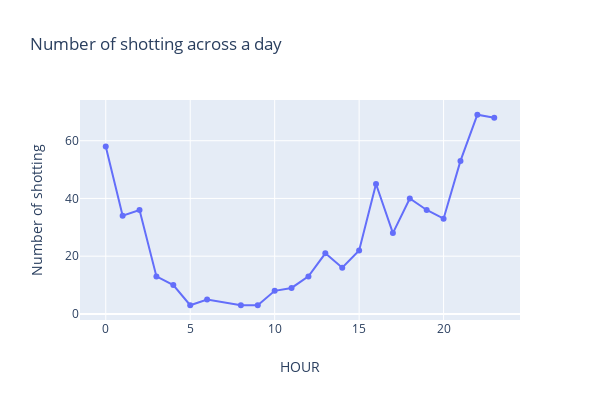

The notebook cell this image was saved under:
### Code cell
# Creating trace1
trace1 = go.Scatter(
                    x = hour_shotting.HOUR,
                    y = hour_shotting.INCIDENT_NUMBER,
                    mode = "lines + markers") 
# dash options include 'dash', 'dot', and 'dashdot'

data = [trace1]

layout = dict(title = 'Number of shotting across a day',
              width=600,
              height=400,
              xaxis= dict(title= 'HOUR',ticklen= 5,zeroline= False),
              yaxis= dict(title= 'Number of shotting'))
fig = dict(data = data, layout = layout)
iplot(fig)

### Figure 1 — Plotly figure (JSON) as saved in the notebook; plotly's stock layout.template omitted (floating-point values rounded to 4 significant figures)
{"data": [{"mode": "lines+markers", "type": "scatter", "x": [0, 1, 2, 3, 4, 5, 6, 8, 9, 10, 11, 12, 13, 14, 15, 16, 17, 18, 19, 20, 21, 22, 23], "y": [58, 34, 36, 13, 10, 3, 5, 3, 3, 8, 9, 13, 21, 16, 22, 45, 28, 40, 36, 33, 53, 69, 68]}], "layout": {"height": 400, "title": {"text": "Number of shotting across a day"}, "width": 600, "xaxis": {"ticklen": 5, "title": {"text": "HOUR"}, "zeroline": false}, "yaxis": {"title": {"text": "Number of shotting"}}}}
